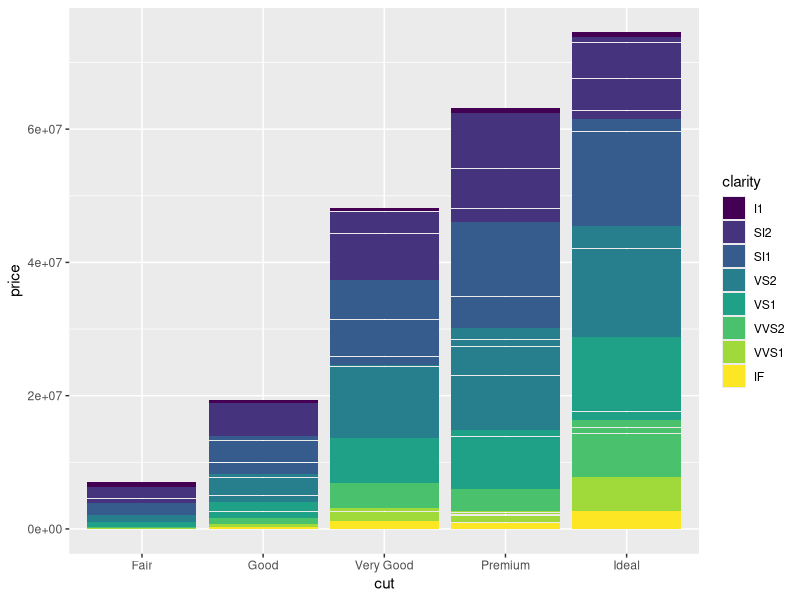
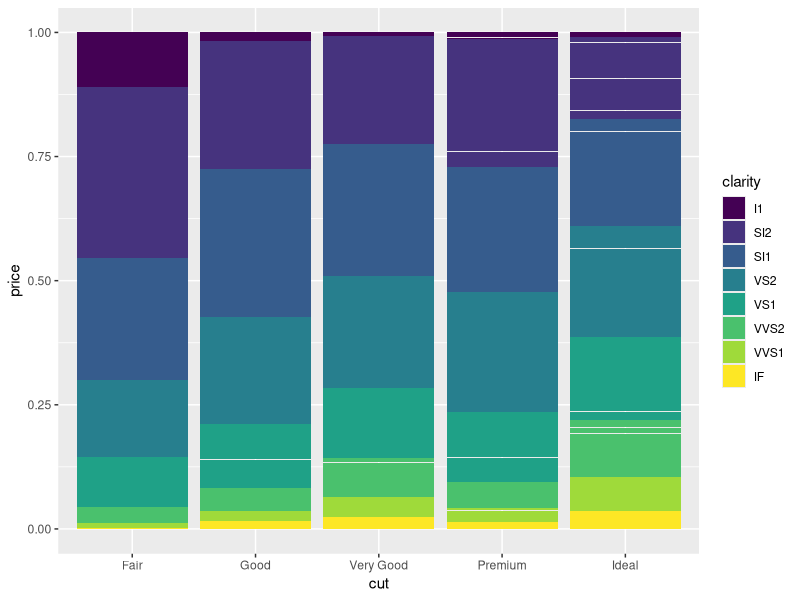
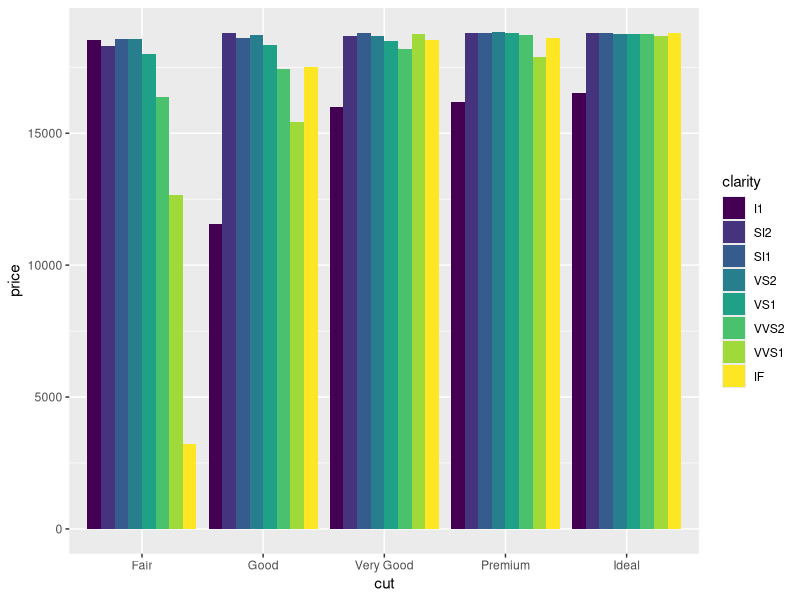
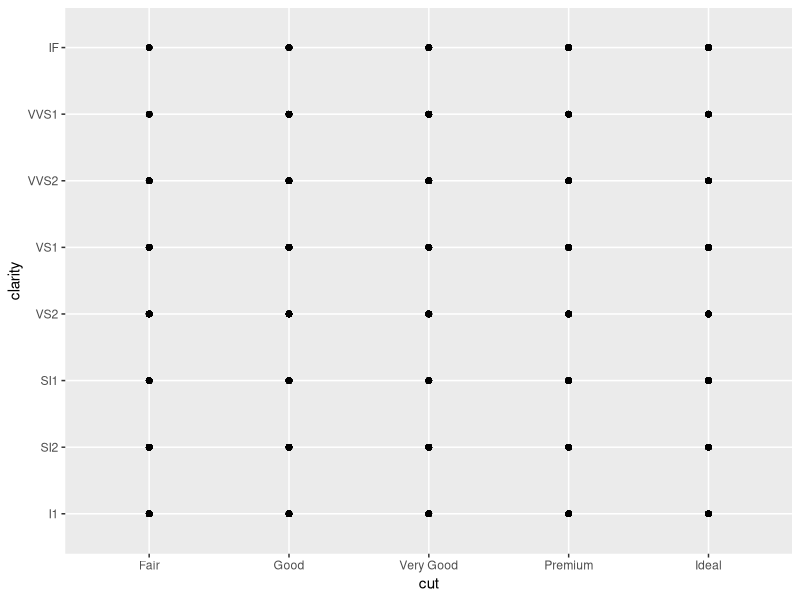
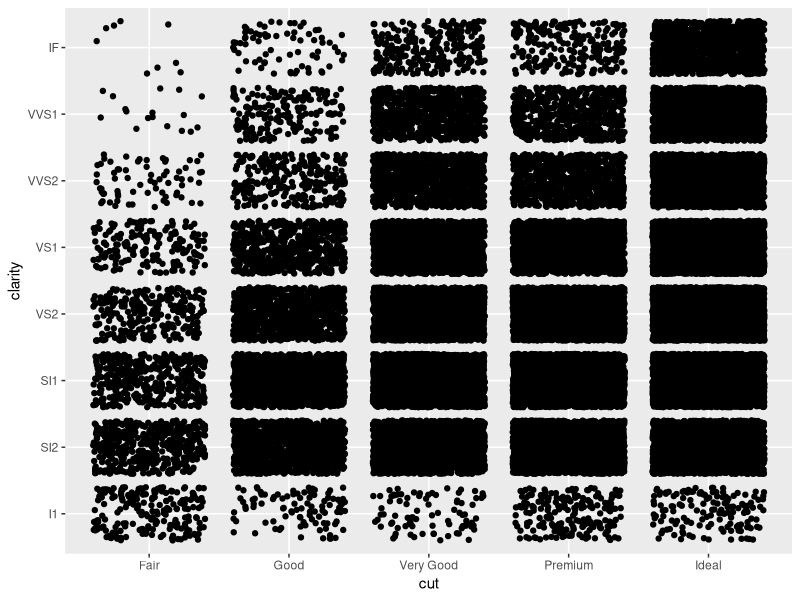
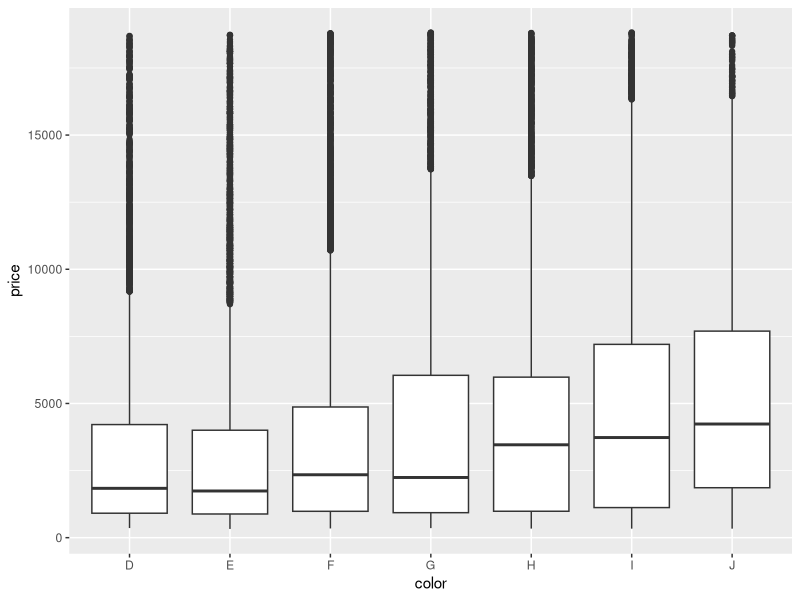
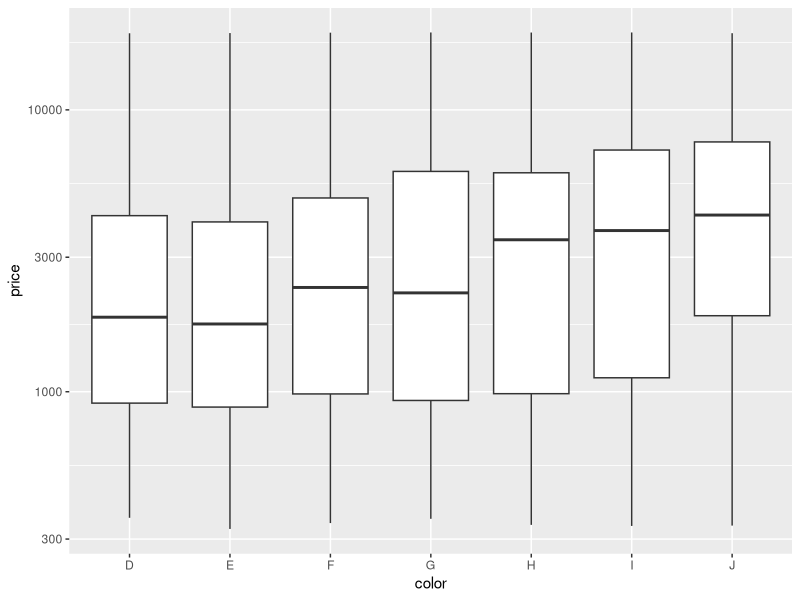
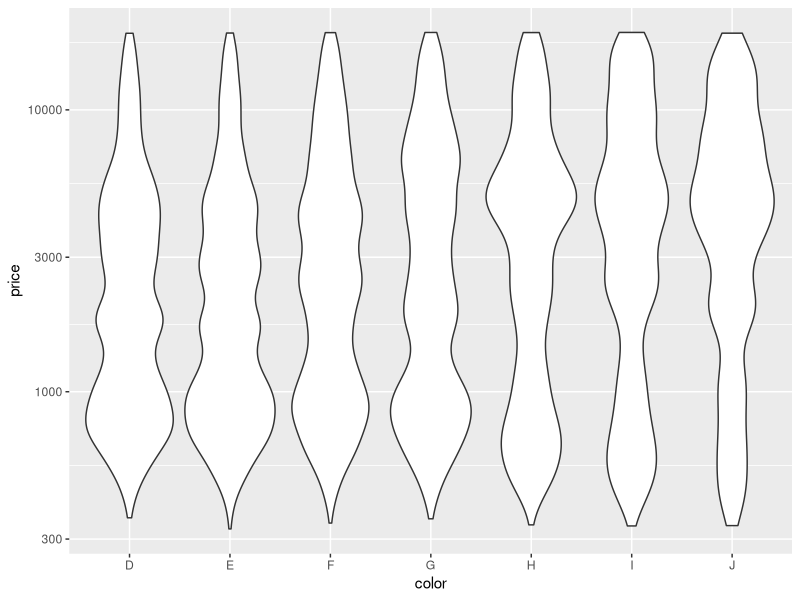

Generate these figures, in order, with R:
# Exercise 2: advanced ggplot2 practice

# Install and load the `ggplot2` package
#install.packages('ggplot2')
library("ggplot2")

# For this exercise you will again be working with the `diamonds` data set.
# Use `?diamonds` to review details about this data set
?diamonds

## Position Adjustments

# Draw a column (bar) chart of diamonds cuts by price, with each bar filled by 
# clarity. You should see a _stacked_ bar chart.
ggplot(data = diamonds) +
  geom_col(mapping = aes(x = cut, y = price, fill = clarity))

# Draw the same chart again, but with each element positioned to "fill" the y axis
ggplot(data = diamonds) +
  geom_col(mapping = aes(x = cut, y = price, fill = clarity), position = 'fill')

# Draw the same chart again, but with each element positioned to "dodge" each other
ggplot(data = diamonds) +
  geom_col(mapping = aes(x = cut, y = price, fill = clarity), position = 'dodge')

# Draw a plot with point geometry with the x-position mapped to `cut` and the 
# y-position mapped to `clarity`
# This creates a "grid" grouping the points
ggplot(data = diamonds) +
  geom_point(mapping = aes(x = cut, y = clarity))

# Use the "jitter" position adjustment to keep the points from all overlapping!
# (This works a little better with a sample of diamond data, such as from the 
# previous exercise).
ggplot(data = diamonds) +
  geom_point(mapping = aes(x = cut, y = clarity), position = 'jitter')


## Scales

# Draw a "boxplot" (with `geom_boxplot`) for the diamond's price (y) by color (x)
ggplot(data = diamonds) +
  geom_boxplot(mapping = aes(x = color, y = price))

# This has a lot of outliers, making it harder to read. To fix this, draw the 
# same plot but with a _logarithmic_ scale for the y axis.
ggplot(data = diamonds) +
  geom_boxplot(mapping = aes(x = color, y = price)) +
  scale_y_log10()

# For another version, draw the same plot but with `violin` geometry instead of 
# `boxplot` geometry!
# How does the logarithmic scale change the data presentation?
ggplot(data = diamonds) +
  geom_violin(mapping = aes(x = color, y = price)) +
  scale_y_log10()


# Another interesting plot: draw a plot of the diamonds price (y) by carat (x), 
# using a heatmap of 2d bins (geom_bin2d)
# What happens when you make the x and y channels scale logarithmically?
ggplot(data = diamonds) +
  geom_bin2d(mapping = aes(x = carat, y = price)) +
  scale_x_log10() +
  scale_y_log10()

# Draw a scatter plot for the diamonds price (y) by carat (x). Color each point
# by the clarity (Remember, this will take a while. Use a sample of the diamonds 
# for faster results)
ggplot(data = diamonds) +
  geom_point(mapping = aes(x = carat, y = price, color = clarity))

# Change the color of the previous plot using a ColorBrewer scale of your choice. 
# What looks nice?
ggplot(data = diamonds) +
  geom_point(mapping = aes(x = carat, y = price, color = clarity)) +
  scale_color_brewer(palette = 'Greens', direction = -1)


## Coordinate Systems

# Draw a bar chart with x-position and fill color BOTH mapped to cut
# For best results, SET the `width` of the geometry to be 1 (fill plot, no space
# between)
# TIP: You can save the plot to a variable for easier modifications
ggplot(data = diamonds, mapping = aes(x = price, y = cut), width = 1) +
  geom_col()
 
  

# Draw the same chart, but with the coordinate system flipped
ggplot(data = diamonds, mapping = aes(x = price, y = cut), fill = cut, color = cut) +
  geom_col() +
  coord_flip()

# Draw the same chart, but in a polar coordinate system. It's a Coxcomb chart!
ggplot(data = diamonds, mapping = aes(x = price, y = cut), fill = cut, color = cut) +
  geom_col() +
  coord_polar()


## Facets

# Take the scatter plot of price by carat data (colored by clarity) and add 
# _facets_ based on the diamond's `color`
ggplot(data = diamonds) +
  geom_point(mapping = aes(x = carat, y = price, color = clarity)) +
  facet_wrap(~color)


## Saving Plots

# Use the `ggsave()` function to save the current (recent) plot to disk.
# Name the output file "my-plot.png".
# Make sure you've set the working directory!!
ggsave("my-plot.png")
